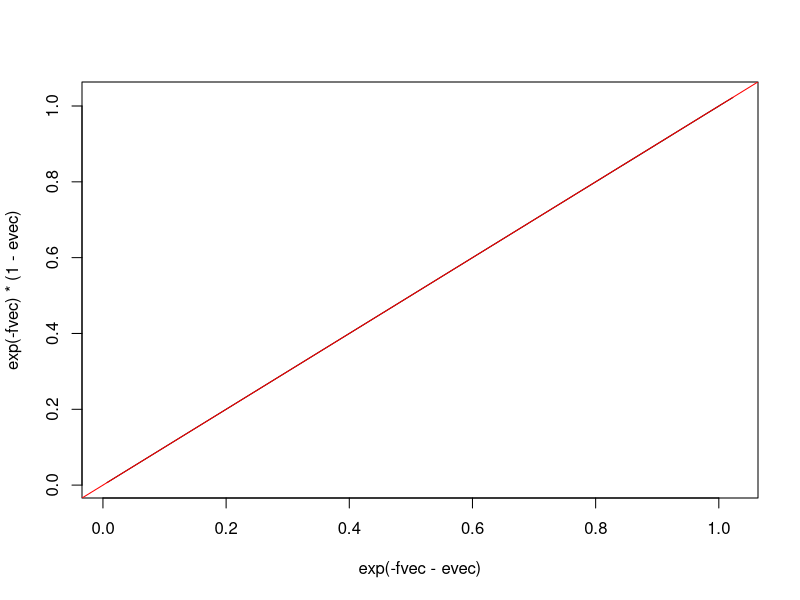
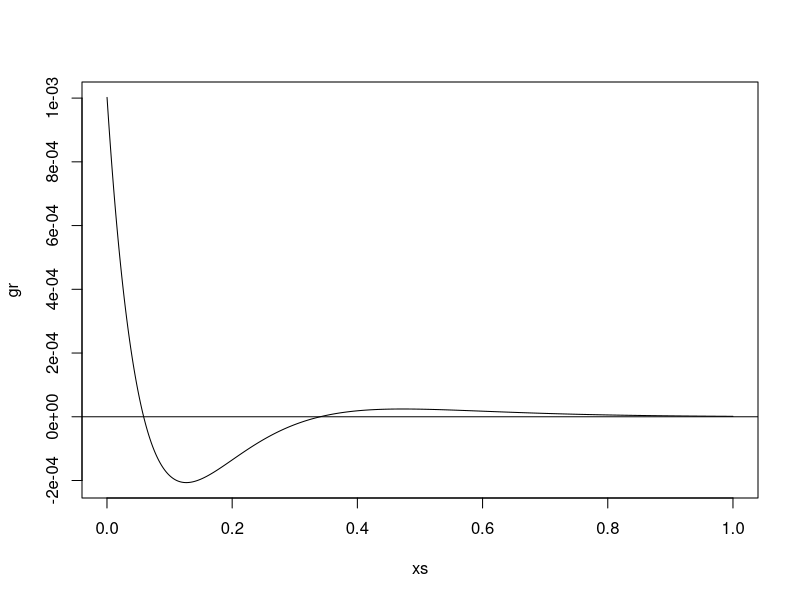
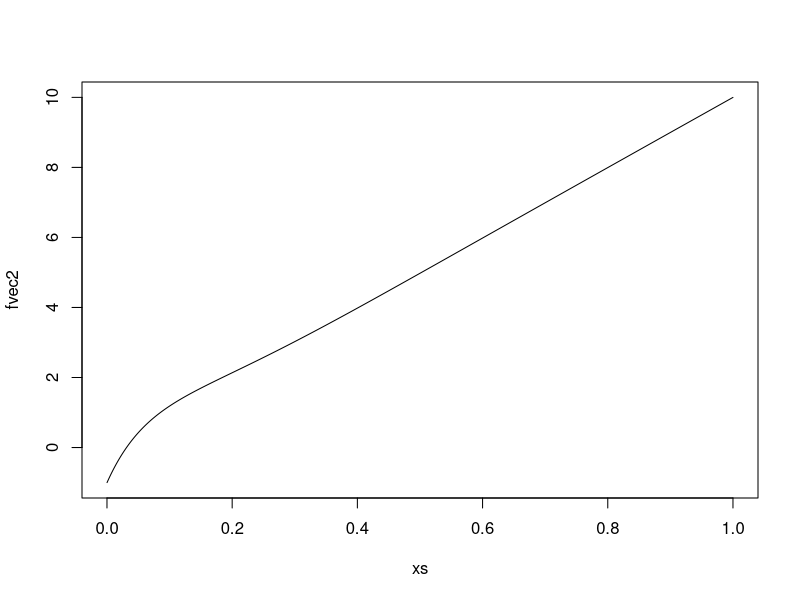
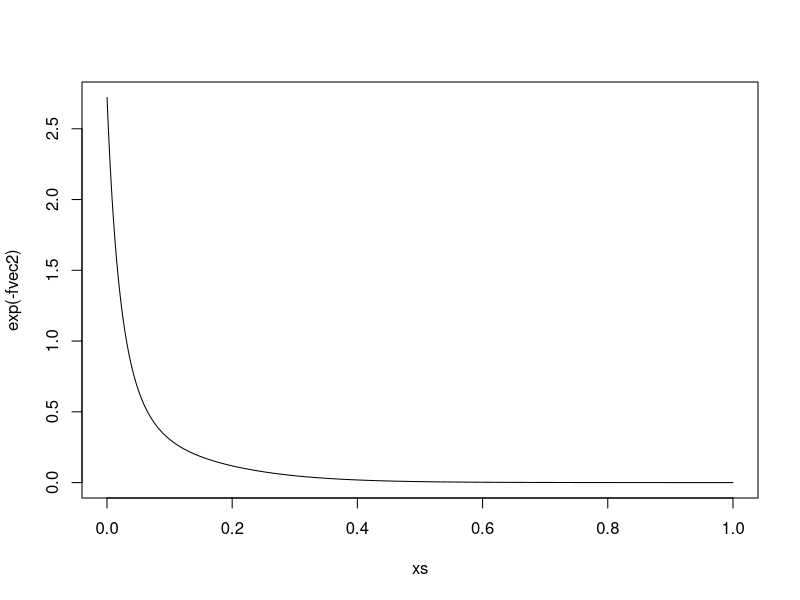

Write R code to recreate these figures, in order.
####
##  Minimum coefficient of variation for log-concave distribution on R+
####

CoV <- function(fvec, naive = FALSE) {
  if (naive) {
    ys <- sample(xs, size = 1e5, replace = TRUE, prob = exp(-fvec))
    return(mean(ys)/sd(ys))
  }
  e1 <- sum(xs * exp(-fvec))/sum(exp(-fvec))
  e2 <- sum(xs^2 * exp(-fvec))/sum(exp(-fvec))
  e1/sqrt(e2 - e1^2)
}

ef <- function(fvec) {
  sum(xs * exp(-fvec))/sum(exp(-fvec))
}
e2f <- function(fvec) {
  sum(xs^2 * exp(-fvec))/sum(exp(-fvec))
}
varf <- function(fvec) {
  e1 <- sum(xs * exp(-fvec))/sum(exp(-fvec))
  e2 <- sum(xs^2 * exp(-fvec))/sum(exp(-fvec))
  e2 - e1^2  
}
d_ef <- function(fvec, evec, naive = FALSE) {
  if (naive) {
    return(ef(fvec + evec) - ef(fvec))
  }
  e1 <- ef(fvec)
  -sum(evec * (xs-e1) * exp(-fvec))/sum(exp(-fvec))
}

d_varf <- function(fvec, evec, naive = FALSE) {
  if (naive) {
    return(varf(fvec + evec) - varf(fvec))
  }
  e1 <- ef(fvec); e2 <- e2f(fvec)
  -sum(evec * (xs^2 - 2*xs * e1 - e2 + 2*e1^2) * exp(-fvec))/sum(exp(-fvec))
}

d_CoV <- function(fvec, evec, naive = FALSE) {
  if (naive) {
    return(CoV(fvec + evec) - CoV(fvec))
  }
  e1 <- ef(fvec); e2 <- e2f(fvec); vv <- varf(fvec)
  pf <- exp(-fvec)/sum(exp(-fvec))
  sum(pf * evec * (
    (e1 - xs)/sqrt(vv) - e1/2 * vv^(-3/2) * (e2 - 2*e1^2 + 2*e1*xs - xs^2)
    ))
}

grad_CoV <- function(fvec) {
  e1 <- ef(fvec); e2 <- e2f(fvec); vv <- varf(fvec)
  pf <- exp(-fvec)/sum(exp(-fvec))
  pf * ((e1 - xs)/sqrt(vv) - e1/2 * vv^(-3/2) * (e2 - 2*e1^2 + 2*e1*xs - xs^2))
}


check_convex <- function(fvec) {
  diffs <- fvec[c(-1, -2)] + fvec[c(-(reso-1), -reso)] - 2 * fvec[c(-1, -reso)]
  min(diffs) >= -1e-10
}

reso <- 1e4
xs <- 1:reso/reso

fvec <- 5 * xs

CoV(5 * xs, TRUE)
CoV(5 * xs)
CoV(10 * xs, TRUE)

evec <- 1e-2 * rnorm(reso)

d_ef(fvec, evec, TRUE)
d_ef(fvec, evec)
d_varf(fvec, evec, TRUE)
d_varf(fvec, evec)
d_CoV(fvec, evec, TRUE)
d_CoV(fvec, evec)

plot(exp(-fvec-evec), exp(-fvec)*(1-evec), type = "l")
abline(0, 1, col = "red")

## gradient for exponential case
fvec <- 10 * xs
gr <- grad_CoV(fvec)
plot(xs, gr, type = "l")
abline(0, 0)
CoV(fvec)
res <- optimise(function(eps) CoV(fvec - eps * gr), c(0, 1000))
res$objective - CoV(fvec)
res$minimum
fvec2 <- fvec - res$minimum * gr
plot(xs, fvec2 , type = "l")
plot(xs, exp(-fvec2), type = "l")
CoV(fvec2)
